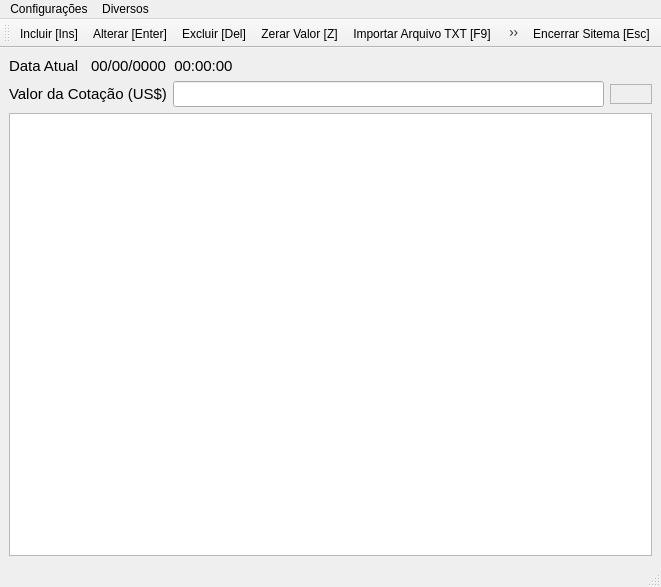
<?xml version="1.0" encoding="UTF-8"?>
<ui version="4.0">
 <class>MainWindow</class>
 <widget class="QMainWindow" name="MainWindow">
  <property name="geometry">
   <rect>
    <x>0</x>
    <y>0</y>
    <width>661</width>
    <height>587</height>
   </rect>
  </property>
  <property name="minimumSize">
   <size>
    <width>661</width>
    <height>587</height>
   </size>
  </property>
  <property name="maximumSize">
   <size>
    <width>16777215</width>
    <height>16777215</height>
   </size>
  </property>
  <property name="font">
   <font>
    <pointsize>9</pointsize>
   </font>
  </property>
  <property name="windowTitle">
   <string>Cripto Lite</string>
  </property>
  <widget class="QWidget" name="centralwidget">
   <property name="font">
    <font>
     <pointsize>11</pointsize>
    </font>
   </property>
   <layout class="QGridLayout" name="gridLayout">
    <item row="0" column="0">
     <widget class="QLabel" name="label">
      <property name="text">
       <string>Data Atual</string>
      </property>
     </widget>
    </item>
    <item row="0" column="1" colspan="2">
     <widget class="QLabel" name="label_data">
      <property name="text">
       <string>00/00/0000  00:00:00</string>
      </property>
     </widget>
    </item>
    <item row="1" column="0" colspan="2">
     <widget class="QLabel" name="label_2">
      <property name="text">
       <string>Valor da Cotação (US$)</string>
      </property>
     </widget>
    </item>
    <item row="1" column="2">
     <widget class="QLineEdit" name="lineEdit">
      <property name="styleSheet">
       <string notr="true">QLineEdit:focus {
	border: 2px solid rgb(0, 85, 255);
	background-color: rgb(255, 255, 231);
}</string>
      </property>
      <property name="alignment">
       <set>Qt::AlignRight|Qt::AlignTrailing|Qt::AlignVCenter</set>
      </property>
     </widget>
    </item>
    <item row="1" column="3">
     <widget class="QPushButton" name="pushButton_CANCELA">
      <property name="cursor">
       <cursorShape>PointingHandCursor</cursorShape>
      </property>
      <property name="styleSheet">
       <string notr="true">QPushButton {
	border: 1px solid rgb(180, 180, 180);
}

QPushButton:hover {
	border: 1px solid rgb(0, 0, 186);
}

QPushButton:pressed {
	border: 1px solid rgb(0, 0, 186);
}</string>
      </property>
      <property name="text">
       <string/>
      </property>
      <property name="icon">
       <iconset>
        <normaloff>../images/calc_dol.png</normaloff>../images/calc_dol.png</iconset>
      </property>
      <property name="iconSize">
       <size>
        <width>25</width>
        <height>25</height>
       </size>
      </property>
      <property name="shortcut">
       <string>Enter</string>
      </property>
     </widget>
    </item>
    <item row="2" column="0" colspan="4">
     <widget class="QTableWidget" name="tableWidget"/>
    </item>
   </layout>
  </widget>
  <widget class="QStatusBar" name="statusbar"/>
  <widget class="QToolBar" name="toolBar">
   <property name="windowTitle">
    <string>toolBar</string>
   </property>
   <property name="iconSize">
    <size>
     <width>55</width>
     <height>49</height>
    </size>
   </property>
   <property name="floatable">
    <bool>true</bool>
   </property>
   <attribute name="toolBarArea">
    <enum>TopToolBarArea</enum>
   </attribute>
   <attribute name="toolBarBreak">
    <bool>false</bool>
   </attribute>
   <addaction name="actionIncluir_Insert"/>
   <addaction name="actionAlterar_Enter"/>
   <addaction name="actionExcluir"/>
   <addaction name="actionZerar_Valor"/>
   <addaction name="actionImportar_Arquivo_TXT"/>
   <addaction name="actionExportar_Arquivo_TXT"/>
   <addaction name="actionAtualizar_Valores_F11"/>
   <addaction name="actionHist_rico"/>
   <addaction name="separator"/>
  </widget>
  <widget class="QMenuBar" name="menuBar">
   <property name="geometry">
    <rect>
     <x>0</x>
     <y>0</y>
     <width>661</width>
     <height>22</height>
    </rect>
   </property>
   <widget class="QMenu" name="menuDiversos">
    <property name="title">
     <string>Diversos</string>
    </property>
    <addaction name="actionSobre"/>
   </widget>
   <widget class="QMenu" name="menuConfigura_es">
    <property name="title">
     <string>Configurações</string>
    </property>
    <addaction name="actionConfig"/>
   </widget>
   <addaction name="menuConfigura_es"/>
   <addaction name="menuDiversos"/>
  </widget>
  <widget class="QToolBar" name="toolBar_2">
   <property name="windowTitle">
    <string>toolBar_2</string>
   </property>
   <property name="layoutDirection">
    <enum>Qt::RightToLeft</enum>
   </property>
   <property name="movable">
    <bool>false</bool>
   </property>
   <property name="iconSize">
    <size>
     <width>59</width>
     <height>49</height>
    </size>
   </property>
   <attribute name="toolBarArea">
    <enum>TopToolBarArea</enum>
   </attribute>
   <attribute name="toolBarBreak">
    <bool>false</bool>
   </attribute>
   <addaction name="actionEncerrar_Sitema_Esc"/>
  </widget>
  <action name="actionIncluir_Insert">
   <property name="enabled">
    <bool>true</bool>
   </property>
   <property name="icon">
    <iconset>
     <normaloff>../images/adicionar.png</normaloff>../images/adicionar.png</iconset>
   </property>
   <property name="text">
    <string>Incluir [Ins]</string>
   </property>
   <property name="statusTip">
    <string>Incluir Cripto Moeda</string>
   </property>
   <property name="shortcut">
    <string>Ins</string>
   </property>
  </action>
  <action name="actionAlterar_Enter">
   <property name="enabled">
    <bool>true</bool>
   </property>
   <property name="icon">
    <iconset>
     <normaloff>../images/alterar.png</normaloff>../images/alterar.png</iconset>
   </property>
   <property name="text">
    <string>Alterar [Enter]</string>
   </property>
   <property name="statusTip">
    <string>Alterar Cripto Moeda</string>
   </property>
   <property name="shortcut">
    <string>Enter</string>
   </property>
  </action>
  <action name="actionExcluir">
   <property name="enabled">
    <bool>true</bool>
   </property>
   <property name="icon">
    <iconset>
     <normaloff>../images/excluir.png</normaloff>../images/excluir.png</iconset>
   </property>
   <property name="text">
    <string>Excluir [Del]</string>
   </property>
   <property name="statusTip">
    <string>Excluir Cripto Moeda</string>
   </property>
   <property name="shortcut">
    <string>Del</string>
   </property>
  </action>
  <action name="actionZerar_Valor">
   <property name="enabled">
    <bool>true</bool>
   </property>
   <property name="icon">
    <iconset>
     <normaloff>../images/zer_val.png</normaloff>../images/zer_val.png</iconset>
   </property>
   <property name="text">
    <string>Zerar Valor [Z]</string>
   </property>
   <property name="statusTip">
    <string>Zerar Valores da(s) Cripto Moeda(s)</string>
   </property>
   <property name="shortcut">
    <string>Z</string>
   </property>
  </action>
  <action name="actionExportar_Arquivo_TXT">
   <property name="enabled">
    <bool>true</bool>
   </property>
   <property name="icon">
    <iconset>
     <normaloff>../images/exportar_txt.png</normaloff>../images/exportar_txt.png</iconset>
   </property>
   <property name="text">
    <string>Exportar Arquivo TXT [F10]</string>
   </property>
   <property name="statusTip">
    <string>Exportar Arquivo TXT das Cripto Moedas</string>
   </property>
   <property name="shortcut">
    <string>F10</string>
   </property>
  </action>
  <action name="actionSobre">
   <property name="icon">
    <iconset>
     <normaloff>../images/develper.png</normaloff>../images/develper.png</iconset>
   </property>
   <property name="text">
    <string>Sobre</string>
   </property>
  </action>
  <action name="actionEncerrar_Sitema_Esc">
   <property name="icon">
    <iconset>
     <normaloff>../images/sair.png</normaloff>../images/sair.png</iconset>
   </property>
   <property name="text">
    <string>Encerrar Sitema [Esc]</string>
   </property>
   <property name="statusTip">
    <string>Encerrar Sistema</string>
   </property>
   <property name="shortcut">
    <string>Esc</string>
   </property>
   <property name="visible">
    <bool>true</bool>
   </property>
   <property name="menuRole">
    <enum>QAction::NoRole</enum>
   </property>
   <property name="priority">
    <enum>QAction::NormalPriority</enum>
   </property>
  </action>
  <action name="actionConfig">
   <property name="icon">
    <iconset>
     <normaloff>../images/config.png</normaloff>../images/config.png</iconset>
   </property>
   <property name="text">
    <string>Configurações</string>
   </property>
  </action>
  <action name="actionAtualizar_Valores_F11">
   <property name="checkable">
    <bool>false</bool>
   </property>
   <property name="enabled">
    <bool>true</bool>
   </property>
   <property name="icon">
    <iconset>
     <normaloff>../images/atua_moeds.png</normaloff>../images/atua_moeds.png</iconset>
   </property>
   <property name="text">
    <string>Atualizar Valores [F11]</string>
   </property>
   <property name="statusTip">
    <string>Atualizar Valores da(s) Cripto Moeda(s)</string>
   </property>
  </action>
  <action name="actionImportar_Arquivo_TXT">
   <property name="icon">
    <iconset>
     <normaloff>../images/importar_txt.png</normaloff>../images/importar_txt.png</iconset>
   </property>
   <property name="text">
    <string>Importar Arquivo TXT [F9]</string>
   </property>
   <property name="statusTip">
    <string>Importar TXT das Cripto Moedas</string>
   </property>
   <property name="shortcut">
    <string>F9</string>
   </property>
  </action>
  <action name="actionHist_rico">
   <property name="icon">
    <iconset>
     <normaloff>../images/historic.png</normaloff>../images/historic.png</iconset>
   </property>
   <property name="text">
    <string>Histórico de Cripto Moedas [F12]</string>
   </property>
   <property name="statusTip">
    <string>Histórico de Cripto Moedas</string>
   </property>
   <property name="shortcut">
    <string>F12</string>
   </property>
  </action>
 </widget>
 <tabstops>
  <tabstop>lineEdit</tabstop>
  <tabstop>tableWidget</tabstop>
 </tabstops>
 <resources/>
 <connections/>
</ui>
